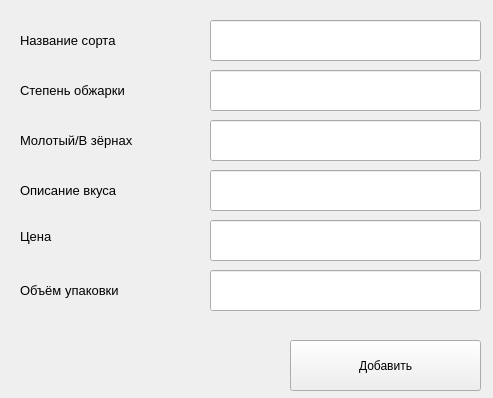
<?xml version="1.0" encoding="UTF-8"?>
<ui version="4.0">
 <class>Form</class>
 <widget class="QWidget" name="Form">
  <property name="geometry">
   <rect>
    <x>0</x>
    <y>0</y>
    <width>493</width>
    <height>398</height>
   </rect>
  </property>
  <property name="windowTitle">
   <string>Добавить кофе</string>
  </property>
  <widget class="QLabel" name="label_2">
   <property name="geometry">
    <rect>
     <x>20</x>
     <y>20</y>
     <width>201</width>
     <height>41</height>
    </rect>
   </property>
   <property name="font">
    <font>
     <pointsize>10</pointsize>
    </font>
   </property>
   <property name="text">
    <string>Название сорта</string>
   </property>
  </widget>
  <widget class="QLineEdit" name="varietyName">
   <property name="geometry">
    <rect>
     <x>210</x>
     <y>20</y>
     <width>271</width>
     <height>41</height>
    </rect>
   </property>
  </widget>
  <widget class="QLabel" name="label_3">
   <property name="geometry">
    <rect>
     <x>20</x>
     <y>70</y>
     <width>161</width>
     <height>41</height>
    </rect>
   </property>
   <property name="font">
    <font>
     <pointsize>10</pointsize>
    </font>
   </property>
   <property name="text">
    <string>Степень обжарки</string>
   </property>
  </widget>
  <widget class="QLineEdit" name="degreeOfRoast">
   <property name="geometry">
    <rect>
     <x>210</x>
     <y>70</y>
     <width>271</width>
     <height>41</height>
    </rect>
   </property>
  </widget>
  <widget class="QLabel" name="label_4">
   <property name="geometry">
    <rect>
     <x>20</x>
     <y>170</y>
     <width>161</width>
     <height>41</height>
    </rect>
   </property>
   <property name="font">
    <font>
     <pointsize>10</pointsize>
    </font>
   </property>
   <property name="text">
    <string>Описание вкуса</string>
   </property>
  </widget>
  <widget class="QLineEdit" name="groundOrBeans">
   <property name="geometry">
    <rect>
     <x>210</x>
     <y>120</y>
     <width>271</width>
     <height>41</height>
    </rect>
   </property>
  </widget>
  <widget class="QLabel" name="label_5">
   <property name="geometry">
    <rect>
     <x>20</x>
     <y>120</y>
     <width>161</width>
     <height>41</height>
    </rect>
   </property>
   <property name="font">
    <font>
     <pointsize>10</pointsize>
    </font>
   </property>
   <property name="text">
    <string>Молотый/В зёрнах</string>
   </property>
  </widget>
  <widget class="QLineEdit" name="description">
   <property name="geometry">
    <rect>
     <x>210</x>
     <y>170</y>
     <width>271</width>
     <height>41</height>
    </rect>
   </property>
  </widget>
  <widget class="QLabel" name="label_6">
   <property name="geometry">
    <rect>
     <x>20</x>
     <y>216</y>
     <width>161</width>
     <height>41</height>
    </rect>
   </property>
   <property name="font">
    <font>
     <pointsize>10</pointsize>
    </font>
   </property>
   <property name="text">
    <string>Цена</string>
   </property>
  </widget>
  <widget class="QLineEdit" name="price">
   <property name="geometry">
    <rect>
     <x>210</x>
     <y>220</y>
     <width>271</width>
     <height>41</height>
    </rect>
   </property>
  </widget>
  <widget class="QLabel" name="label_7">
   <property name="geometry">
    <rect>
     <x>20</x>
     <y>270</y>
     <width>161</width>
     <height>41</height>
    </rect>
   </property>
   <property name="font">
    <font>
     <pointsize>10</pointsize>
    </font>
   </property>
   <property name="text">
    <string>Объём упаковки</string>
   </property>
  </widget>
  <widget class="QLineEdit" name="volume">
   <property name="geometry">
    <rect>
     <x>210</x>
     <y>270</y>
     <width>271</width>
     <height>41</height>
    </rect>
   </property>
  </widget>
  <widget class="QPushButton" name="add">
   <property name="geometry">
    <rect>
     <x>290</x>
     <y>340</y>
     <width>191</width>
     <height>51</height>
    </rect>
   </property>
   <property name="text">
    <string>Добавить</string>
   </property>
  </widget>
 </widget>
 <resources/>
 <connections/>
</ui>
